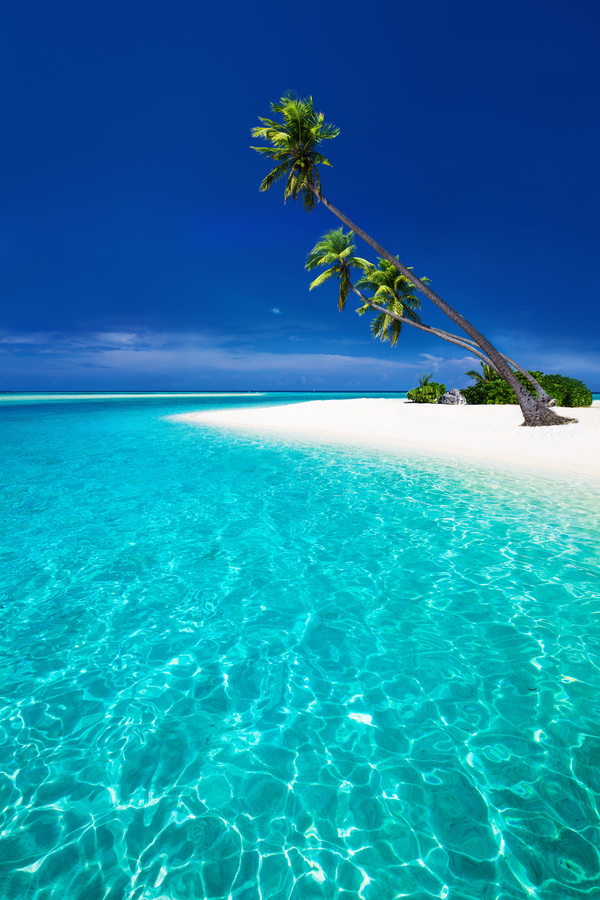
#> input picture data/beach-blue.jpg, 600 x 900 px
$ jupyter execute --allow-errors 001-image_processing_types_exif.ipynb
#> lines starting #> are read from the running program, lines starting #| are printed output that depends on the picture
# What is an Image?

An image is a two-dimensional array of pixel values where each pixel represents the color information at a specific point. Images can be grayscale (where each pixel is a shade of gray) or color images, where each pixel is represented by three or four values corresponding to the primary color channels (e.g., RGB).

- Digital Image: Stored as a matrix of pixel values.
- Color Image: Each pixel is represented by a tuple (e.g., (255, 0, 0) for red in RGB).

[cell 1]
from PIL import Image

# Understanding R, G, B Visually

Run RGB_visualize.py to visualize channels

# Color Models

A color model is a mathematical model that describes the way colors can be represented as a set of numbers.

1. RGB (Red, Green, Blue)
- An additive color model, where colors are formed by adding red, green, and blue light in varying intensities.
- Each pixel is represented by three values: red, green, and blue, ranging from 0 to 255.
2. CMYK (Cyan, Magenta, Yellow, Black)
- A subtractive color model, commonly used in printing.
- Colors are created by subtracting colors from white light using cyan, magenta, yellow, and black inks.
3. HSV (Hue, Saturation, Value)
- A color model that represents color in terms of hue, saturation, and value.
- Hue: The color tone
- Saturation: The purity of the color
- Value: The brightness or intensity of the color.
4. HSL (Hue, Saturation, Lightness)
- Similar to HSV, but uses lightness instead of value.
- Lightness represents the overall brightness of the color.
5. YIQ
- A color model used in analog color television systems
- It separates the luminance (Y)(brightness or intensity of a color) component from the chrominance (I and Q)(hue and saturation of a color) components.

## Creating RGB image with PIL

[cell 2]
# Create image with orange color
image = Image.new("RGB", (100, 100), (255, 100, 0))
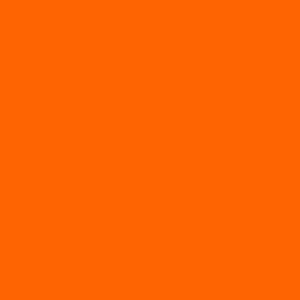
#> image: PIL image 100x100 RGB (shown 3 times larger); mean R, G, B 255, 100, 0

[cell 3]
print(image)
#| <PIL.Image.Image image mode=RGB size=100x100 at 0x7F1BB9F02E10>

[cell 4]
print(type(image))
#| <class 'PIL.Image.Image'>

print(image.size)
#| (100, 100)

print(image.mode)
#| RGB

print(len(image.getbands()))
#| 3

[cell 5]
image.show()

## Creating B/W or gray-scale image with PIL

[cell 6]
# Create image with orange color
image_bw = Image.new("L", (100, 100), (100))
#> image_bw: PIL image 100x100 L; every value is 100

[cell 7]
print(type(image_bw))
#| <class 'PIL.Image.Image'>

print(image_bw.size)
#| (100, 100)

print(image_bw.mode)
#| L

print(image_bw.getbands())
#| ('L',)

[cell 8]
image_bw.show()

## Creating RGB image with Numpy and OpenCV

[cell 9]
import numpy as np
import cv2

[cell 10]
# Create a blank image with black pixels
image_opencv = np.zeros((500, 500, 3), np.uint8)

[cell 11]
# Fill the image with orange color (BGR values)
image_opencv[:] = (0, 100, 255)

[cell 12]
print(image_opencv.shape)

print(len(image_opencv))

[cell 13]
# Display the image
cv2.imshow('Orange Image', image_opencv)
cv2.waitKey(0)
cv2.destroyAllWindows()

# Creating BW image with Numpy and OpenCV

[cell 14]
image_opencv_bw = np.zeros((500, 500, 1), np.uint8)
image_opencv_bw[:] = (100)

[cell 15]
print(image_opencv_bw.shape)

[cell 16]
# Display the image
cv2.imshow('grey_scale Image', image_opencv_bw)
cv2.waitKey(0)
cv2.destroyAllWindows()

## Creating RGBA Image PIL

- RGB: Red, Green, and Blue channels, with each pixel representing a combination of these three colors.

- RGBA: Adds an Alpha channel to RGB, representing transparency.

- Grayscale: A single channel representing shades of gray.

- CMYK: Used in printing (Cyan, Magenta, Yellow, Black).

[cell 17]
# Create image with orange color
image = Image.new("RGB", (100, 100), (255, 100, 0))
image_rgba = image.convert("RGBA")

print(image_rgba.size)
#| (100, 100)

print(image_rgba.mode)
#| RGBA

print(image_rgba.getbands())
#| ('R', 'G', 'B', 'A')

image_rgba.show()

## Convert to RGB from BGR Image OpenCV

[cell 18]
# Convert BGR to RGB
image_rgb = cv2.cvtColor(image_opencv, cv2.COLOR_BGR2RGB)

# Display the image
cv2.imshow('BGR to RGB', image_rgb)
cv2.waitKey(0)
cv2.destroyAllWindows()

[cell 19]
# Convert BGR to RGB
image_bw = cv2.cvtColor(image_opencv, cv2.COLOR_BGR2GRAY)

# Display the image
cv2.imshow('BGR to GreyScale', image_bw)
cv2.waitKey(0)
cv2.destroyAllWindows()

## OpenCV doesn't directly support adding an alpha channel to an image, you can achieve this by creating a new image with 4 channels (BGRA) and copying the original image data into it

[cell 20]
# Create a new image with 4 channels (BGRA)
bgra_opencv = np.zeros((image_rgb.shape[0], image_rgb.shape[1], 4), dtype=np.uint8)

[cell 21]
# Copy the original image data into the BGR channels
bgra_opencv[:, :, :3] = image_rgb

[cell 22]
# Set the alpha channel to 255 (fully opaque)
bgra_opencv[:, :, 3] = 255

[cell 23]
print(bgra_opencv.shape)
#| (500, 500, 4)

print(len(bgra_opencv))
#| 500

[cell 24]
# Display the image
cv2.imshow('BGR to BGRA', bgra_opencv)
cv2.waitKey(0)
cv2.destroyAllWindows()

# Image Types

| Abbreviation | Description | File extensions |
| ------------- | ------------- | ------------- |
| JPEG  | Joint Photographic Expert Group image.Good choice for lossy compression of still images   | .jpg, .jpeg, .jfif, .pjpeg, .pjp    |
| PNG  | Portable Network Graphics. Lossless compression, supports transparency (RGBA). PNG is preferred over JPEG for more precise reproduction of source images, or when transparency is needed.   | .png    |
| HEIC  | New format, efficient compression with higher quality (used by iPhones).   | .heic    |
| GIF  | Graphics Interchange Format. Good choice for simple images and animations.   | .gif    |
| TIFF  | Tagged Image File Format. Brain MRI images on kaggle.   | .tif, .tiff    |

[cell 25]
import os

def print_file_size(file):

    File_Size = os.path.getsize(file) # returns bytes
    File_Size_KB = round(File_Size/1024,4)

    print("Image File Size is " + str(File_Size_KB) + "KB" )

## Save an PIL image in different formats

[cell 26]
image.save("./temp/image_SAVE_95.jpg", quality=95)  # JPG with high quality
print_file_size("./temp/image_SAVE_95.jpg")

image.save("./temp/image_SAVE_50.jpg", quality=50)  # JPG with high quality
print_file_size("./temp/image_SAVE_50.jpg")

image.save("./temp/image_SAVE.png")  # PNG with lossless compression
print_file_size("./temp/image_SAVE.png")

## Save an OpenCV image in different formats

[cell 27]
cv2.imwrite("./temp/imagecv_SAVE_100.jpg", image_rgb, [cv2.IMWRITE_JPEG_QUALITY, 100]) # By default is 95
# The value can be between 0 to 100, where 100 produces the highest quality and 0 produces the lowest quality.
print_file_size("./temp/imagecv_SAVE_100.jpg")

cv2.imwrite("./temp/imagecv_SAVE_50.jpg", image_rgb, [cv2.IMWRITE_JPEG_QUALITY, 50])
print_file_size("./temp/imagecv_SAVE_50.jpg")

cv2.imwrite("./temp/imagecv_SAVE_0.jpg", image_rgb, [cv2.IMWRITE_JPEG_QUALITY, 0])
print_file_size("./temp/imagecv_SAVE_0.jpg")

cv2.imwrite("./temp/imagecv_SAVE.png", image_rgb) # bydefault, compression is set to 3
print_file_size("./temp/imagecv_SAVE.png")

cv2.imwrite("./temp/imagecv_SAVE_0.png", image_rgb, [int(cv2.IMWRITE_PNG_COMPRESSION),0]) # bydefault, compression is set to 3
print_file_size("./temp/imagecv_SAVE_0.png")

cv2.imwrite("./temp/imagecv_SAVE_9.png", image_rgb, [int(cv2.IMWRITE_PNG_COMPRESSION),9])
# The value can be between 0 to 9, where 9 produces the highest compression with more time to save images into the file.
print_file_size("./temp/imagecv_SAVE_9.png")

[cell 28]
a_img = cv2.imread("./temp/imagecv_SAVE_50.jpg")
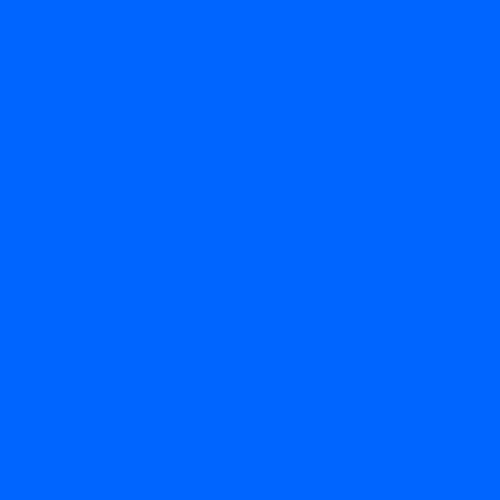
#> a_img: shape (500, 500, 3); mean B, G, R 255, 101, 0

[cell 29]
a_img.shape
#> Out = (500, 500, 3)

## EXIF Details

Metadata in images, like camera settings, date, etc.

[cell 30]
from PIL import Image, ExifTags

[cell 31]
Image = Image.open('./data/beach-blue.jpg')
#> Image is the input picture: PIL image 600x900 RGB; mean R, G, B 24, 135.3, 171.4
#image = Image.open('./data/GP_PXL_20240926_003004774.jpg')
#> (the rest of this cell did not finish here and is left out)

#> (a cell that did not finish here is left out)

The 8 EXIF orientation values are numbered 1 to 8.

- 1 = 0 degrees: the correct orientation, no adjustment is required.
- 2 = 0 degrees, mirrored: image has been flipped back-to-front.
- 3 = 180 degrees: image is upside down.
- 4 = 180 degrees, mirrored: image has been flipped back-to-front and is upside down.
- 5 = 90 degrees: image has been flipped back-to-front and is on its side.
- 6 = 90 degrees, mirrored: image is on its side.
- 7 = 270 degrees: image has been flipped back-to-front and is on its far side.
- 8 = 270 degrees, mirrored: image is on its far side.

[cell 33]
# Print EXIF tags and values
import piexif

#> (the rest of this cell did not finish here and is left out)

# Image Loading

[cell 34]
import cv2
from PIL import Image

# Load using OpenCV
# OpenCV loads images in BGR
image_cv = cv2.imread('./data/beach-blue.jpg')
image_swapped = cv2.cvtColor(image_cv, cv2.COLOR_BGR2GRAY)
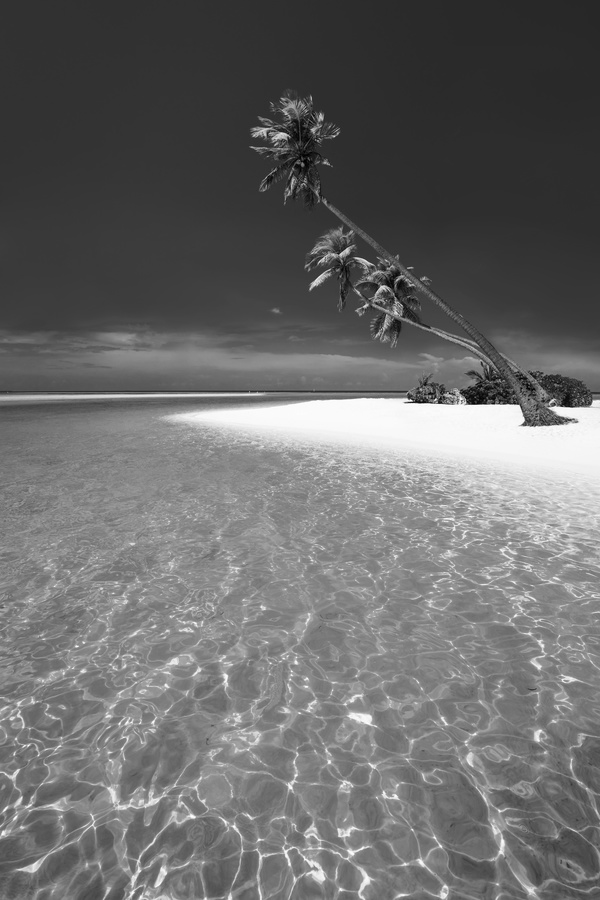
#> image_swapped: shape (900, 600); min 0, max 255, mean 106.1
image_swapped = image_cv[:, :, ::-1] # BGR to RGB

# Load using Pillow
# pillow loads images in RGB
image_pil = Image.open('./data/beach-blue.jpg')
